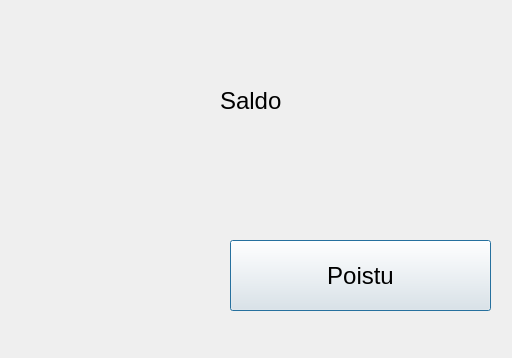
<?xml version="1.0" encoding="UTF-8"?>
<ui version="4.0">
 <class>balance</class>
 <widget class="QDialog" name="balance">
  <property name="geometry">
   <rect>
    <x>0</x>
    <y>0</y>
    <width>512</width>
    <height>358</height>
   </rect>
  </property>
  <property name="windowTitle">
   <string>Dialog</string>
  </property>
  <widget class="QLabel" name="label">
   <property name="geometry">
    <rect>
     <x>220</x>
     <y>70</y>
     <width>81</width>
     <height>61</height>
    </rect>
   </property>
   <property name="font">
    <font>
     <pointsize>18</pointsize>
    </font>
   </property>
   <property name="text">
    <string>Saldo</string>
   </property>
  </widget>
  <widget class="QPushButton" name="btnExitBalance">
   <property name="geometry">
    <rect>
     <x>230</x>
     <y>240</y>
     <width>261</width>
     <height>71</height>
    </rect>
   </property>
   <property name="font">
    <font>
     <pointsize>18</pointsize>
    </font>
   </property>
   <property name="text">
    <string>Poistu</string>
   </property>
  </widget>
 </widget>
 <resources/>
 <connections/>
</ui>
